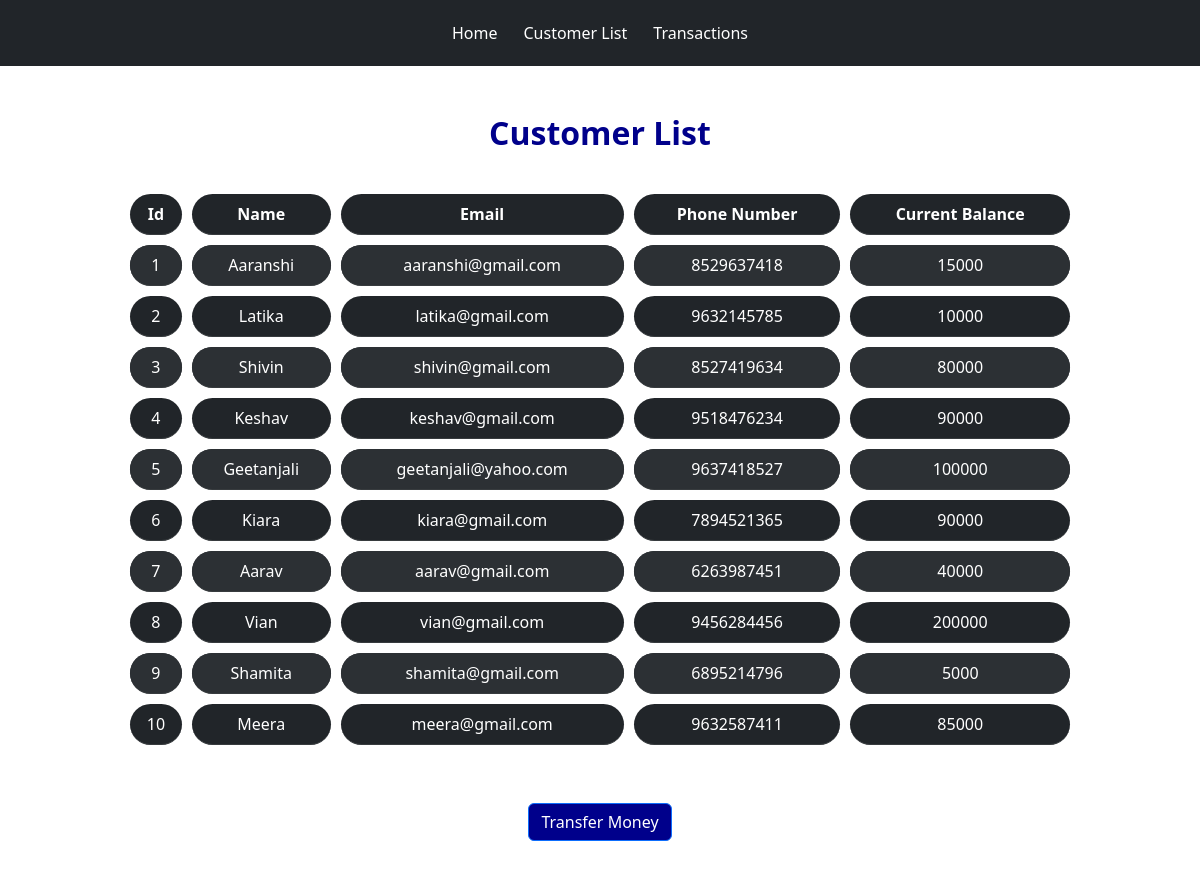
/customerlist/, run on the app's committed database.
### bank/models.py (models this page shows, shortened)
class customerList(models.Model):
    CATEGORY_CHOICES=(
        ('Aaranshi','Aaranshi'),
        ('LAtika','Latika'),
        ('Shivin','Shivin'),
        ('Keshav','Keshav'),
        ('Geetanjali','Geetanjali'),
        ('Kiara','Kiara'),
        ('Aarav','Aarav'),
        ('Vian','Vian'),
        ('Shamita','Shamita'),
    )
    name = models.CharField(max_length=100,choices=CATEGORY_CHOICES)
    email = models.EmailField()
    phonenumber = models.CharField(max_length=10)
    currentbalance = models.IntegerField(default=0)

### bank/views.py (the view)
# urls.py: path('customerlist/',views.customerlist,name='customerlist'),
def customerlist(request):
    customers = customerList.objects.all()
    return render(request, 'customerlist.html', {'customers': customers})

### templates/customerlist.html (shortened to what this page needs)
{% load static %}
<!DOCTYPE html>
<html lang="en">
<head>
  <link
      rel="stylesheet"
      href="https://cdn.jsdelivr.net/npm/bootstrap@5.3.0-alpha3/dist/css/bootstrap.min.css"
    />
</head>
<body>
  <nav class="navbar navbar-expand-lg navbar-light bg-dark">
    <div class="container-fluid">
      <div class="collapse navbar-collapse" id="navbarNav">
        <ul class="navbar-nav" style="margin: auto">
          <li class="nav-item"  style="
          margin: 5px;">
            <a class="nav-link active text-white" aria-current="page" href="#"
              >Home</a
            >
          </li>
          <li class="nav-item" style="
          margin: 5px;">
            <a class="nav-link text-white" href="{% url 'customerlist' %}">Customer List</a>
          </li>
          <li class="nav-item" style="
          margin: 5px;">
            <a class="nav-link text-white" href="#">Transactions</a>
          </li>
        </ul>
      </div>
    </div>
  </nav>
  <br><br>
  <center><h2 style="color:darkblue;font-weight:bold;">Customer List</h2></center>
  <br>
  <table class="table table-dark table-striped" style="width:80%;margin:auto;border-collapse:separate;border-spacing:10px;text-align:center;">
      <thead>
        <tr>
          <th style="border-radius: 50px;" scope="col">Id</th>
          <th style="border-radius: 50px;" scope="col">Name</th>
          <th style="border-radius: 50px;" scope="col">Email</th>
          <th style="border-radius: 50px;" scope="col">Phone Number</th>
          <th style="border-radius: 50px;" scope="col">Current Balance</th>
        </tr>
      </thead>
      <tbody>
          {% for customer in customers %}
          <tr>
            <td style="border-radius: 50px;">{{customer.id}}</td>
          <td style="border-radius: 50px;">{{customer.name}}</td>
          <td style="border-radius: 50px;">{{customer.email}}</td>
          <td style="border-radius: 50px;">{{customer.phonenumber}}</td>
          <td style="border-radius: 50px;">{{customer.currentbalance}}</td>
        </tr>
        {% endfor %}
      </tbody>
    </table>
    <br><br>
    <form method="post" action="{% url 'transfer' %}">
      <div class="container d-flex align-items-center justify-content-center">
        <button class="btn btn-primary" style="background-color: darkblue;" type="submit">Transfer Money</button>
    </div>
  </form>
    <br><br>
</body>
</html>

### data on the page
customerList: id "1", name "Aaranshi", email "aaranshi@gmail.com", phonenumber "8529637418", currentbalance "15000"
customerList: id "2", name "Latika", email "latika@gmail.com", phonenumber "9632145785", currentbalance "10000"
customerList: id "3", name "Shivin", email "shivin@gmail.com", phonenumber "8527419634", currentbalance "80000"
customerList: id "4", name "Keshav", email "keshav@gmail.com", phonenumber "9518476234", currentbalance "90000"
customerList: id "5", name "Geetanjali", email "geetanjali@yahoo.com", phonenumber "9637418527", currentbalance "100000"
customerList: id "6", name "Kiara", email "kiara@gmail.com", phonenumber "7894521365", currentbalance "90000"
customerList: id "7", name "Aarav", email "aarav@gmail.com", phonenumber "6263987451", currentbalance "40000"
customerList: id "8", name "Vian", email "vian@gmail.com", phonenumber "9456284456", currentbalance "200000"
customerList: id "9", name "Shamita", email "shamita@gmail.com", phonenumber "6895214796", currentbalance "5000"
customerList: id "10", name "Meera", email "meera@gmail.com", phonenumber "9632587411", currentbalance "85000"
